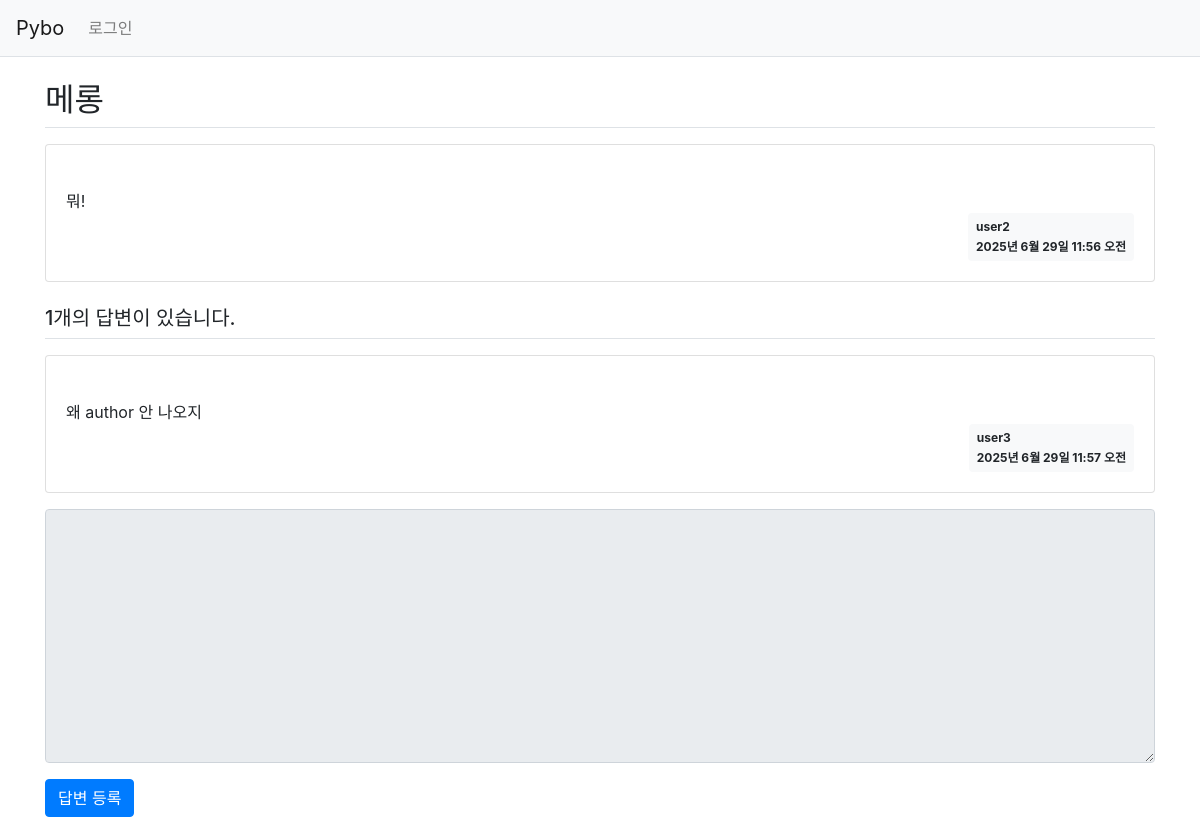
The page /pybo/307/ on the database its author committed.
### pybo/models.py (models this page shows, shortened)
class Question(models.Model):
    author = models.ForeignKey(User, on_delete=models.CASCADE) # User 모델은 django.contrib.auth 앱이 제공하는 모델이다.
    subject = models.CharField(max_length=200)
    content = models.TextField()
    create_date = models.DateTimeField()
    modify_date = models.DateTimeField(null=True, blank=True) # null=True : modify_date 칼럼에 null을 허용하겠다.

class Answer(models.Model):
    author = models.ForeignKey(User, on_delete=models.CASCADE)
    question = models.ForeignKey(Question, on_delete=models.CASCADE)
    content = models.TextField()
    create_date = models.DateTimeField()
    modify_date = models.DateTimeField(null=True, blank=True)

### pybo/views.py (the view)
# urls.py: path('<int:question_id>/', views.detail, name='detail'),
def detail(request, question_id):
    question = get_object_or_404(Question, pk=question_id)
    context = {'question': question}
    return render(request, 'pybo/question_detail.html', context)

### templates/pybo/question_detail.html (shortened to what this page needs)
{% extends 'base.html' %}
{% block content %}
<div class="container my-3">
    <h2 class="border-bottom py-2">{{ question.subject }}</h2>
    <div class="card my-3">
        <div class="card-body">
            <div class="card-text" style="white-space: pre-line;">
                {{ question.content }}
            </div>
            <div class="d-flex justify-content-end">
                <div class="badge badge-light p-2 text-left">
                    <div class="mb-2">{{ question.author.username }}</div>
                    <div>{{ question.create_date }}</div>
                </div>
            </div>
        </div>
    </div>
    <h5 class="border-bottom my-3 py-2">
        {{ question.answer_set.count }}개의 답변이 있습니다.
    </h5>
    {% for answer in question.answer_set.all %}
    <div class="card my-3">
        <div class="card-body">
            <div class="card-text" style="white-space: pre-line">
                {{ answer.content }}
            </div>
            <div class="d-flex justify-content-end">
                <div class="badge badge-light p-2 text-left">
                    <div class="mb-2">{{ answer.author.username }}</div>
                    <div>{{ answer.create_date }}</div>
                </div>
            </div>
        </div>
    </div>
    {% endfor %}
    <form action="{% url 'pybo:answer_create' question.id %}"
          method="post" class="my-3">
        <div class="form-group">
            <textarea name="content" id="content"
                      {% if not user.is_authenticated %}disabled{% endif %}
                      class="form-control" rows="10"></textarea>
        </div>
        <input type="submit" value="답변 등록" class="btn btn-primary">
    </form>
</div>
{% endblock %}

### rows shown on the page
Question: subject "메롱", content "뭐!", author.username "user2", create_date "2025년 6월 29일 11:56 오전", answer_set.count "1"
Answer: content "왜 author 안 나오지", author.username "user3", create_date "2025년 6월 29일 11:57 오전"
